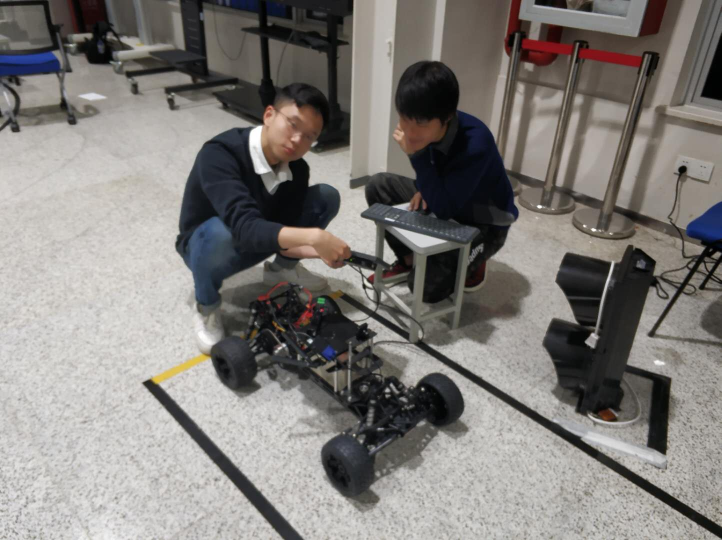
#> input picture car_detection/images/hyd.jpg, 1443 x 1080 px (shown at 1/2 size)
$ python -i pedestrian_detection_video.py   (imports and definitions only)
#> lines starting #> are read from the running program, lines starting #| are printed output that depends on the picture; after the words box and inside, x2 and y2 are one past the last pixel; in counts of white or black regions, pixels touching at a corner belong together
#> further down, picture is the input picture: shape (1080, 1443, 3); mean B, G, R 122.1, 125.5, 128.9
import numpy as np
import cv2
import imageio

# [1 line not run here, left out]
import imutils
import matplotlib.image as mpimg
from imutils.object_detection import non_max_suppression
from moviepy.editor import *


def pedestrian_detection_image(image):
    hog = cv2.HOGDescriptor()
    hog.setSVMDetector(cv2.HOGDescriptor_getDefaultPeopleDetector())
    imshape = image.shape
#> imshape = (1080, 1443, 3)

    # image = mpimg.imread("xuezhang.jpeg")
    image = imutils.resize(image, width=min(400, image.shape[1]))
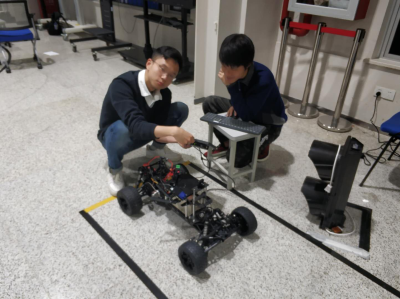
#> image: shape (299, 400, 3); mean of channels 0, 1, 2 122.1, 125.5, 128.9; drawn as B, G, R
    orig = image.copy()

    # detect people in the image
    (rects, weights) = hog.detectMultiScale(image, hitThreshold=0.01, winStride=(4, 4),
                                            padding=(8, 8), scale=1.05)
#> rects = [[201, 3, 71, 141], [315, 117, 68, 136], [313, 116, 83, 166]]; weights = [0.881, 0.364, 0.334]

    # draw the original bounding boxes
    for (x, y, w, h) in rects:
        cv2.rectangle(orig, (x, y), (x + w, y + h), (0, 0, 255), 2)
#> this loop made 3 passes
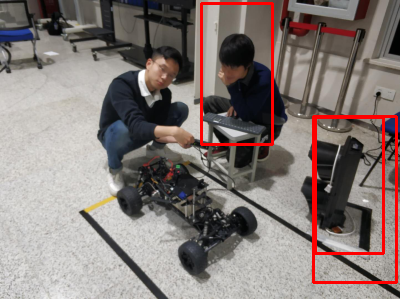
#> orig: shape (299, 400, 3); 3.1% of pixels changed, all inside (x1, y1, x2, y2) = (200, 2, 398, 284); drawn as B, G, R

    # apply non-maxima suppression to the bounding boxes using a
    # fairly large overlap threshold to try to maintain overlapping
    # boxes that are still people
    rects = np.array([[x, y, x + w, y + h] for (x, y, w, h) in rects])
#> rects = [[201, 3, 272, 144], [315, 117, 383, 253], [313, 116, 396, 282]]
    pick = non_max_suppression(rects, probs=None, overlapThresh=0.65)
#> pick = [[313, 116, 396, 282], [201, 3, 272, 144]]

    # draw the final bounding boxes
    for (xA, yA, xB, yB) in pick:
        cv2.rectangle(image, (xA, yA), (xB, yB), (0, 255, 0), 2)
#> this loop made 2 passes
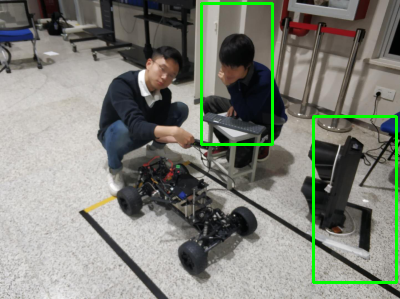
#> image: shape (299, 400, 3); 2.31% of pixels changed, all inside (x1, y1, x2, y2) = (200, 2, 398, 284); drawn as B, G, R

    # show some information on the number of bounding boxes
    '''
    filename = imagePath[imagePath.rfind("/") + 1:]
    print("[INFO] {}: {} original boxes, {} after suppression".format(
        filename, len(rects), len(pick)))
    print("time:", end - start)
    '''

    # show the output images
    # cv2.imshow("Before NMS", orig)
    cv2.imshow("After NMS", image)
    # print ("finished")
    # cv2.waitKey(0)
    image = imutils.resize(image, width=imshape[1], height=imshape[0])
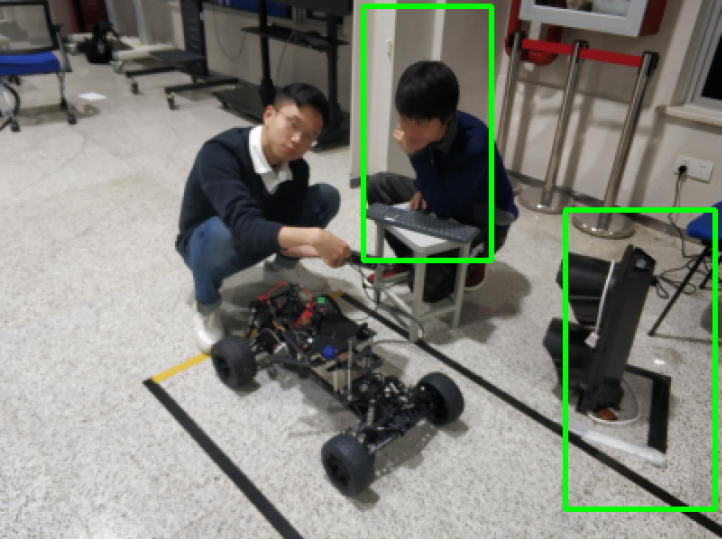
#> image: shape (1078, 1443, 3) (shown at 1/2 size); mean of channels 0, 1, 2 119.6, 128.8, 126.2; drawn as B, G, R

    return image


white_output = 'result4pedes.mp4'
# [1 line that did not run here, left out]
# [1 line that did not run here, left out]
# [1 line that did not run here, left out]
# [1 line not run here, left out]

>>> import cv2
>>> picture = cv2.imread('images/hyd.jpg')
>>> result = pedestrian_detection_image(picture)

$ run again, on car_detection/images/testMan.jpg
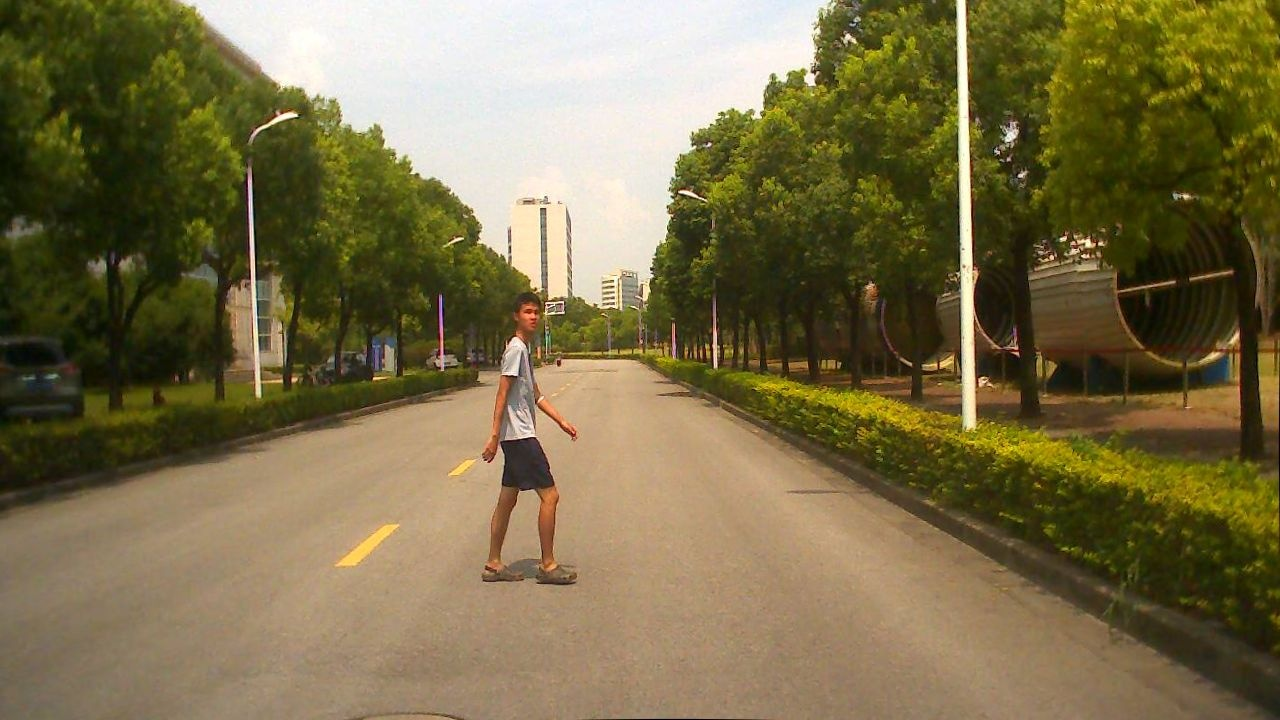
#> input picture car_detection/images/testMan.jpg, 1280 x 720 px
#> picture is the input picture: shape (720, 1280, 3); mean B, G, R 72.8, 110.3, 121.9
#> in pedestrian_detection_image, `(rects, weights) = hog.detectMultiScale(image, hitThreshold=0.01, winS..`: rects = [[133, 72, 66, 131]]; weights = [0.721]
#> the loop in pedestrian_detection_image, `for (x, y, w, h) in rects:` made 1 pass
#> after the loop in pedestrian_detection_image, `for (x, y, w, h) in rects:`:
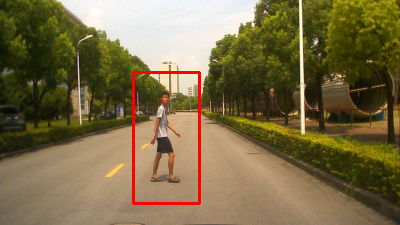
#> orig: shape (225, 400, 3); mean of channels 0, 1, 2 71.4, 108.4, 123; drawn as B, G, R
#> in pedestrian_detection_image, `rects = np.array([[x, y, x + w, y + h] for (x, y, w, h) in rects])`: rects = [[133, 72, 199, 203]]
#> the loop in pedestrian_detection_image, `for (xA, yA, xB, yB) in pick:` made 1 pass
#> after the loop in pedestrian_detection_image, `for (xA, yA, xB, yB) in pick:`:
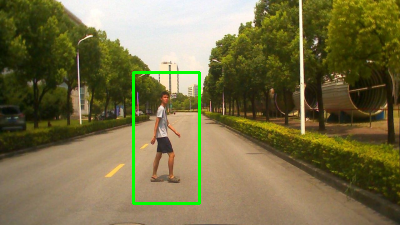
#> image: shape (225, 400, 3); mean of channels 0, 1, 2 71.4, 111.7, 119.7; drawn as B, G, R

$ run again, on car_detection/images/test_pedestrian.jpg
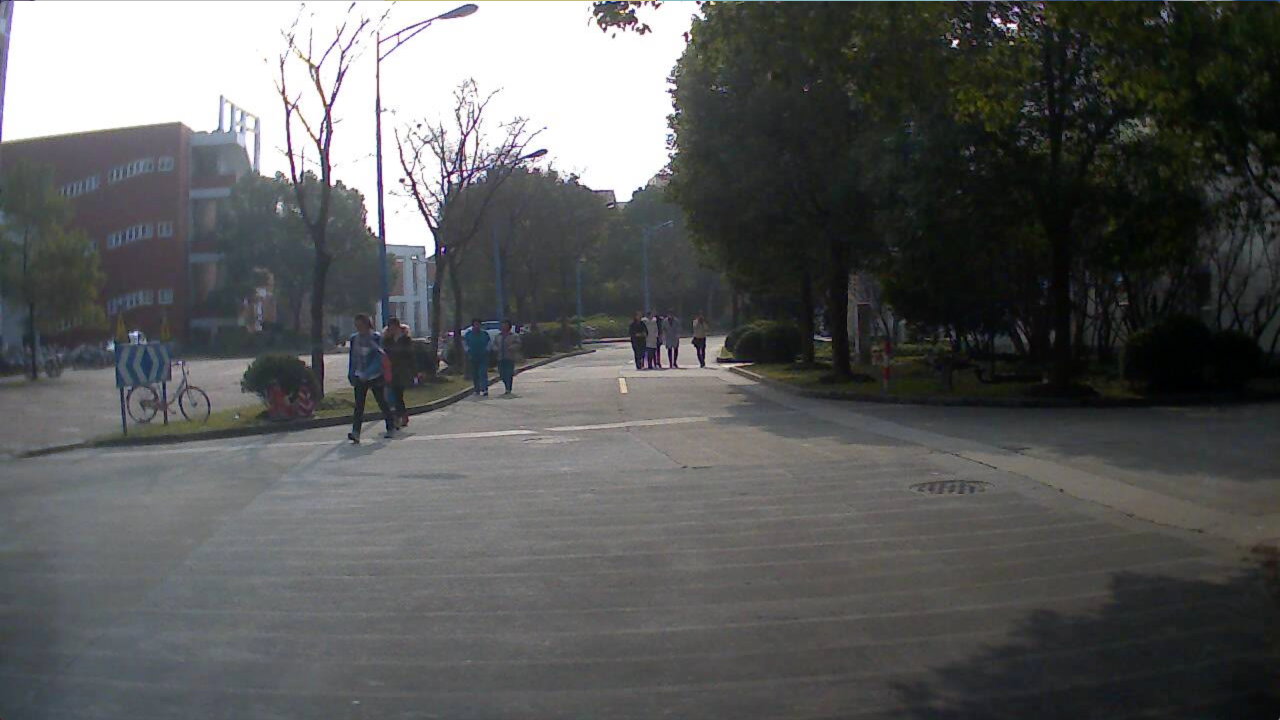
#> input picture car_detection/images/test_pedestrian.jpg, 2560 x 1440 px (shown at 1/2 size)
#> picture is the input picture: shape (1440, 2560, 3); mean B, G, R 91.5, 91.7, 90.5
#> in pedestrian_detection_image, `image = imutils.resize(image, width=min(400, image.shape[1]))`:
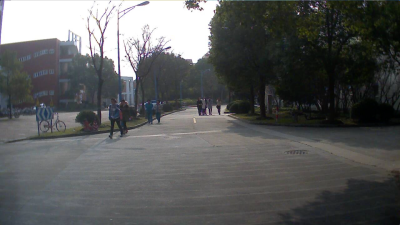
#> image: shape (225, 400, 3); mean of channels 0, 1, 2 91.5, 91.7, 90.5; drawn as B, G, R
#> in pedestrian_detection_image, `(rects, weights) = hog.detectMultiScale(image, hitThreshold=0.01, winS..`: rects = ()
#> in pedestrian_detection_image, `rects = np.array([[x, y, x + w, y + h] for (x, y, w, h) in rects])`: rects = empty array
#> pick = []

$ run again, on car_detection/images/xuezhang.jpeg
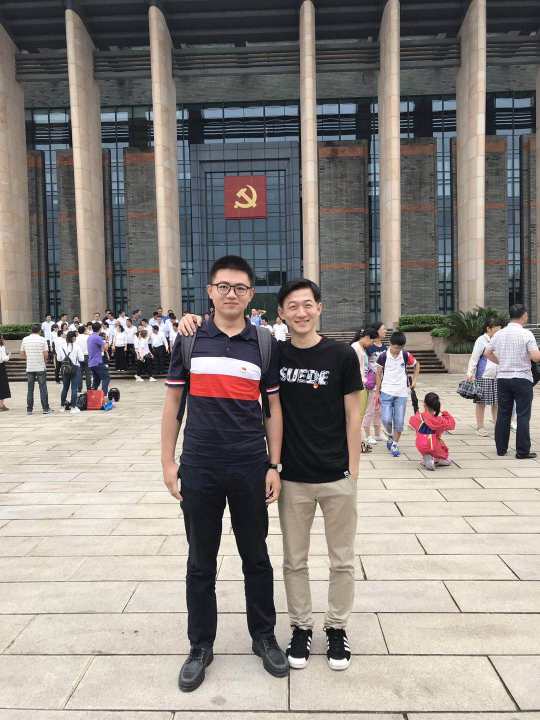
#> input picture car_detection/images/xuezhang.jpeg, 1080 x 1440 px (shown at 1/2 size)
#> picture is the input picture: shape (1440, 1080, 3); mean B, G, R 129.5, 134.1, 140.6
#> in pedestrian_detection_image, `(rects, weights) = hog.detectMultiScale(image, hitThreshold=0.01, winS..`: rects = [[331, 210, 69, 152], [113, 169, 178, 356]]; weights = [0.785, 2.52]
#> the loop in pedestrian_detection_image, `for (x, y, w, h) in rects:` made 2 passes
#> after the loop in pedestrian_detection_image, `for (x, y, w, h) in rects:`:
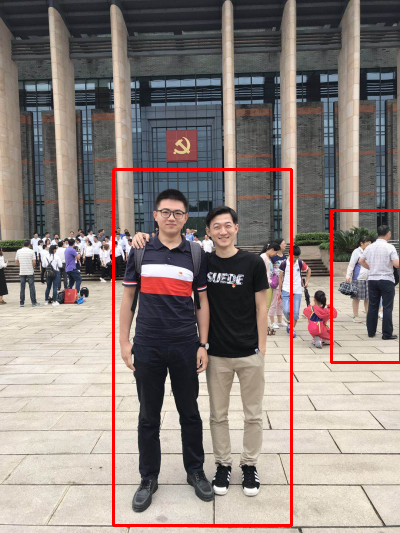
#> orig: shape (533, 400, 3); mean of channels 0, 1, 2 126.4, 130.9, 142.2; drawn as B, G, R
#> in pedestrian_detection_image, `rects = np.array([[x, y, x + w, y + h] for (x, y, w, h) in rects])`: rects = [[331, 210, 400, 362], [113, 169, 291, 525]]
#> pick = [[113, 169, 291, 525], [331, 210, 400, 362]]
#> the loop in pedestrian_detection_image, `for (xA, yA, xB, yB) in pick:` made 2 passes
#> in pedestrian_detection_image, `image = imutils.resize(image, width=imshape[1], height=imshape[0])`:
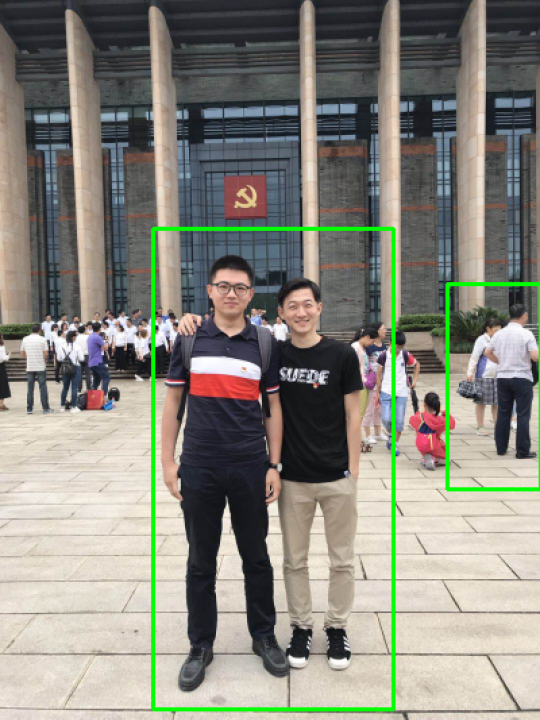
#> image: shape (1439, 1080, 3) (shown at 1/2 size); mean of channels 0, 1, 2 126.4, 135.9, 137.1; drawn as B, G, R
